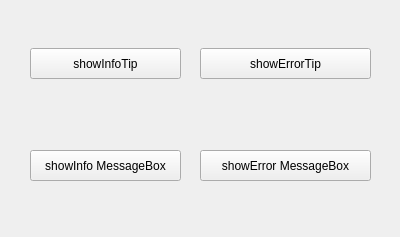
<?xml version="1.0" encoding="UTF-8"?>
<ui version="4.0">
 <class>MainWindow</class>
 <widget class="QMainWindow" name="MainWindow">
  <property name="geometry">
   <rect>
    <x>0</x>
    <y>0</y>
    <width>400</width>
    <height>237</height>
   </rect>
  </property>
  <property name="windowTitle">
   <string>MainWindow</string>
  </property>
  <widget class="QWidget" name="centralWidget">
   <widget class="QPushButton" name="pushButton">
    <property name="geometry">
     <rect>
      <x>30</x>
      <y>48</y>
      <width>151</width>
      <height>31</height>
     </rect>
    </property>
    <property name="text">
     <string>showInfoTip</string>
    </property>
   </widget>
   <widget class="QPushButton" name="pushButton_2">
    <property name="geometry">
     <rect>
      <x>200</x>
      <y>48</y>
      <width>171</width>
      <height>31</height>
     </rect>
    </property>
    <property name="text">
     <string>showErrorTip</string>
    </property>
   </widget>
   <widget class="QPushButton" name="pushButton_3">
    <property name="geometry">
     <rect>
      <x>30</x>
      <y>150</y>
      <width>151</width>
      <height>31</height>
     </rect>
    </property>
    <property name="text">
     <string>showInfo MessageBox</string>
    </property>
   </widget>
   <widget class="QPushButton" name="pushButton_4">
    <property name="geometry">
     <rect>
      <x>200</x>
      <y>150</y>
      <width>171</width>
      <height>31</height>
     </rect>
    </property>
    <property name="text">
     <string>showError MessageBox</string>
    </property>
   </widget>
  </widget>
 </widget>
 <layoutdefault spacing="6" margin="11"/>
 <resources/>
 <connections/>
</ui>
